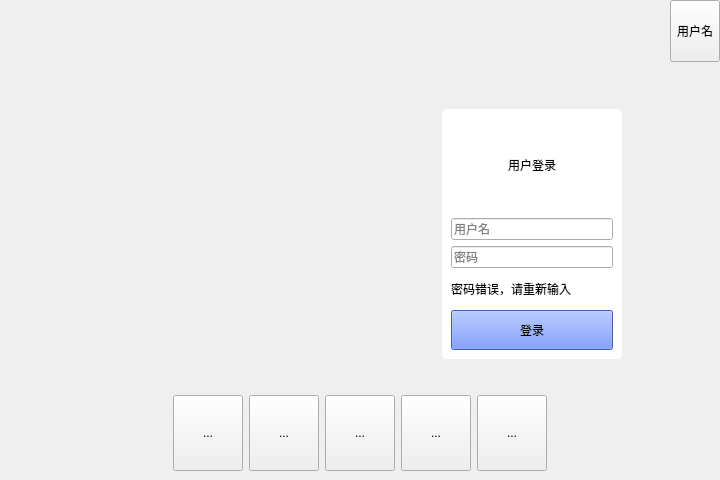
<?xml version="1.0" encoding="UTF-8"?>
<ui version="4.0">
 <class>MainWindow</class>
 <widget class="QMainWindow" name="MainWindow">
  <property name="geometry">
   <rect>
    <x>0</x>
    <y>0</y>
    <width>720</width>
    <height>480</height>
   </rect>
  </property>
  <property name="minimumSize">
   <size>
    <width>720</width>
    <height>480</height>
   </size>
  </property>
  <property name="maximumSize">
   <size>
    <width>720</width>
    <height>480</height>
   </size>
  </property>
  <property name="windowTitle">
   <string>MainWindow</string>
  </property>
  <property name="styleSheet">
   <string notr="true"/>
  </property>
  <widget class="QWidget" name="centralwidget">
   <layout class="QGridLayout" name="gridLayout" rowstretch="2,10,3">
    <property name="leftMargin">
     <number>0</number>
    </property>
    <property name="topMargin">
     <number>0</number>
    </property>
    <property name="rightMargin">
     <number>0</number>
    </property>
    <property name="bottomMargin">
     <number>0</number>
    </property>
    <item row="0" column="0">
     <widget class="QWidget" name="daohang" native="true">
      <property name="sizePolicy">
       <sizepolicy hsizetype="Expanding" vsizetype="Expanding">
        <horstretch>0</horstretch>
        <verstretch>0</verstretch>
       </sizepolicy>
      </property>
      <property name="styleSheet">
       <string notr="true">background-image: url(:/images/ic_daohang.png);</string>
      </property>
      <layout class="QHBoxLayout" name="horizontalLayout">
       <property name="spacing">
        <number>0</number>
       </property>
       <property name="leftMargin">
        <number>0</number>
       </property>
       <property name="topMargin">
        <number>0</number>
       </property>
       <property name="rightMargin">
        <number>0</number>
       </property>
       <property name="bottomMargin">
        <number>0</number>
       </property>
       <item>
        <spacer name="horizontalSpacer_13">
         <property name="orientation">
          <enum>Qt::Horizontal</enum>
         </property>
         <property name="sizeType">
          <enum>QSizePolicy::Fixed</enum>
         </property>
         <property name="sizeHint" stdset="0">
          <size>
           <width>40</width>
           <height>20</height>
          </size>
         </property>
        </spacer>
       </item>
       <item>
        <widget class="QLabel" name="label_logo">
         <property name="text">
          <string/>
         </property>
        </widget>
       </item>
       <item>
        <spacer name="horizontalSpacer">
         <property name="orientation">
          <enum>Qt::Horizontal</enum>
         </property>
         <property name="sizeHint" stdset="0">
          <size>
           <width>40</width>
           <height>20</height>
          </size>
         </property>
        </spacer>
       </item>
       <item>
        <widget class="QToolButton" name="toolButton">
         <property name="sizePolicy">
          <sizepolicy hsizetype="Fixed" vsizetype="Expanding">
           <horstretch>0</horstretch>
           <verstretch>0</verstretch>
          </sizepolicy>
         </property>
         <property name="text">
          <string>用户名</string>
         </property>
         <property name="icon">
          <iconset resource="toptest.qrc">
           <normaloff>:/images/ic_touxiang.png</normaloff>:/images/ic_touxiang.png</iconset>
         </property>
         <property name="iconSize">
          <size>
           <width>30</width>
           <height>30</height>
          </size>
         </property>
         <property name="toolButtonStyle">
          <enum>Qt::ToolButtonTextUnderIcon</enum>
         </property>
        </widget>
       </item>
      </layout>
     </widget>
    </item>
    <item row="1" column="0">
     <widget class="QWidget" name="widget_center" native="true">
      <layout class="QGridLayout" name="gridLayout_2" rowstretch="2,9,1" columnstretch="3,20,1,10,5">
       <property name="topMargin">
        <number>0</number>
       </property>
       <property name="bottomMargin">
        <number>0</number>
       </property>
       <property name="verticalSpacing">
        <number>0</number>
       </property>
       <item row="1" column="2">
        <spacer name="horizontalSpacer_6">
         <property name="orientation">
          <enum>Qt::Horizontal</enum>
         </property>
         <property name="sizeHint" stdset="0">
          <size>
           <width>40</width>
           <height>20</height>
          </size>
         </property>
        </spacer>
       </item>
       <item row="1" column="1">
        <widget class="QLabel" name="label_2">
         <property name="sizePolicy">
          <sizepolicy hsizetype="Preferred" vsizetype="Expanding">
           <horstretch>0</horstretch>
           <verstretch>0</verstretch>
          </sizepolicy>
         </property>
         <property name="autoFillBackground">
          <bool>false</bool>
         </property>
         <property name="styleSheet">
          <string notr="true">border-image: url(:/images/ic_chahua.png);</string>
         </property>
         <property name="text">
          <string/>
         </property>
         <property name="alignment">
          <set>Qt::AlignCenter</set>
         </property>
        </widget>
       </item>
       <item row="1" column="0">
        <spacer name="horizontalSpacer_4">
         <property name="orientation">
          <enum>Qt::Horizontal</enum>
         </property>
         <property name="sizeHint" stdset="0">
          <size>
           <width>40</width>
           <height>20</height>
          </size>
         </property>
        </spacer>
       </item>
       <item row="0" column="1">
        <spacer name="verticalSpacer">
         <property name="orientation">
          <enum>Qt::Vertical</enum>
         </property>
         <property name="sizeHint" stdset="0">
          <size>
           <width>20</width>
           <height>40</height>
          </size>
         </property>
        </spacer>
       </item>
       <item row="2" column="1">
        <spacer name="verticalSpacer_2">
         <property name="orientation">
          <enum>Qt::Vertical</enum>
         </property>
         <property name="sizeHint" stdset="0">
          <size>
           <width>20</width>
           <height>40</height>
          </size>
         </property>
        </spacer>
       </item>
       <item row="0" column="4">
        <spacer name="horizontalSpacer_5">
         <property name="orientation">
          <enum>Qt::Horizontal</enum>
         </property>
         <property name="sizeHint" stdset="0">
          <size>
           <width>40</width>
           <height>20</height>
          </size>
         </property>
        </spacer>
       </item>
       <item row="1" column="3">
        <widget class="QStackedWidget" name="stackedWidget_login">
         <property name="sizePolicy">
          <sizepolicy hsizetype="Preferred" vsizetype="Preferred">
           <horstretch>0</horstretch>
           <verstretch>0</verstretch>
          </sizepolicy>
         </property>
         <property name="minimumSize">
          <size>
           <width>180</width>
           <height>250</height>
          </size>
         </property>
         <property name="maximumSize">
          <size>
           <width>180</width>
           <height>250</height>
          </size>
         </property>
         <widget class="QWidget" name="page0">
          <property name="styleSheet">
           <string notr="true">QWidget#page0{background-color: rgb(255, 255, 255);border-radius:5px;}</string>
          </property>
          <layout class="QGridLayout" name="gridLayout_4">
           <item row="5" column="0">
            <widget class="QToolButton" name="toolButton_login">
             <property name="sizePolicy">
              <sizepolicy hsizetype="Expanding" vsizetype="Fixed">
               <horstretch>0</horstretch>
               <verstretch>0</verstretch>
              </sizepolicy>
             </property>
             <property name="minimumSize">
              <size>
               <width>120</width>
               <height>40</height>
              </size>
             </property>
             <property name="styleSheet">
              <string notr="true">background-color: rgb(88, 125, 241);</string>
             </property>
             <property name="text">
              <string>登录</string>
             </property>
            </widget>
           </item>
           <item row="0" column="0">
            <widget class="QLabel" name="label_login">
             <property name="sizePolicy">
              <sizepolicy hsizetype="Preferred" vsizetype="Expanding">
               <horstretch>0</horstretch>
               <verstretch>0</verstretch>
              </sizepolicy>
             </property>
             <property name="styleSheet">
              <string notr="true">font: 75 16pt &quot;Times New Roman&quot;;</string>
             </property>
             <property name="text">
              <string>用户登录</string>
             </property>
             <property name="alignment">
              <set>Qt::AlignCenter</set>
             </property>
            </widget>
           </item>
           <item row="1" column="0">
            <widget class="QLineEdit" name="lineEdit_name">
             <property name="placeholderText">
              <string>用户名</string>
             </property>
            </widget>
           </item>
           <item row="2" column="0">
            <widget class="QLineEdit" name="lineEdit_passwd">
             <property name="inputMask">
              <string/>
             </property>
             <property name="echoMode">
              <enum>QLineEdit::Password</enum>
             </property>
             <property name="placeholderText">
              <string>密码</string>
             </property>
            </widget>
           </item>
           <item row="3" column="0">
            <layout class="QHBoxLayout" name="horizontalLayout_4">
             <property name="spacing">
              <number>0</number>
             </property>
             <item>
              <widget class="QLabel" name="label_login_error">
               <property name="sizePolicy">
                <sizepolicy hsizetype="Preferred" vsizetype="Fixed">
                 <horstretch>0</horstretch>
                 <verstretch>0</verstretch>
                </sizepolicy>
               </property>
               <property name="minimumSize">
                <size>
                 <width>0</width>
                 <height>20</height>
                </size>
               </property>
               <property name="maximumSize">
                <size>
                 <width>16777215</width>
                 <height>20</height>
                </size>
               </property>
               <property name="text">
                <string>密码错误，请重新输入</string>
               </property>
              </widget>
             </item>
             <item>
              <spacer name="verticalSpacer_4">
               <property name="orientation">
                <enum>Qt::Vertical</enum>
               </property>
               <property name="sizeType">
                <enum>QSizePolicy::Fixed</enum>
               </property>
               <property name="sizeHint" stdset="0">
                <size>
                 <width>30</width>
                 <height>30</height>
                </size>
               </property>
              </spacer>
             </item>
            </layout>
           </item>
          </layout>
         </widget>
         <widget class="QWidget" name="page1">
          <property name="styleSheet">
           <string notr="true">QWidget#page1{background-color: rgb(255, 255, 255);border-radius:5px;}</string>
          </property>
          <layout class="QGridLayout" name="gridLayout_3" rowstretch="3,2,2,1">
           <property name="leftMargin">
            <number>0</number>
           </property>
           <property name="topMargin">
            <number>0</number>
           </property>
           <property name="rightMargin">
            <number>0</number>
           </property>
           <item row="2" column="0">
            <widget class="QLabel" name="label_login_tips">
             <property name="text">
              <string>请点击下方按钮进入主界面</string>
             </property>
             <property name="alignment">
              <set>Qt::AlignCenter</set>
             </property>
            </widget>
           </item>
           <item row="0" column="0">
            <widget class="QLabel" name="label_5">
             <property name="minimumSize">
              <size>
               <width>100</width>
               <height>120</height>
              </size>
             </property>
             <property name="maximumSize">
              <size>
               <width>150</width>
               <height>120</height>
              </size>
             </property>
             <property name="text">
              <string/>
             </property>
             <property name="pixmap">
              <pixmap resource="toptest.qrc">:/images/ic_dengluchenggongchahua.png</pixmap>
             </property>
             <property name="scaledContents">
              <bool>true</bool>
             </property>
            </widget>
           </item>
           <item row="1" column="0">
            <widget class="QLabel" name="label_login_success">
             <property name="text">
              <string>用户登录成功!</string>
             </property>
             <property name="alignment">
              <set>Qt::AlignCenter</set>
             </property>
            </widget>
           </item>
           <item row="3" column="0">
            <spacer name="verticalSpacer_3">
             <property name="orientation">
              <enum>Qt::Vertical</enum>
             </property>
             <property name="sizeHint" stdset="0">
              <size>
               <width>20</width>
               <height>40</height>
              </size>
             </property>
            </spacer>
           </item>
          </layout>
         </widget>
        </widget>
       </item>
      </layout>
     </widget>
    </item>
    <item row="2" column="0">
     <widget class="QWidget" name="widget_way" native="true">
      <property name="styleSheet">
       <string notr="true"/>
      </property>
      <layout class="QHBoxLayout" name="horizontalLayout_2" stretch="1,2,1">
       <item>
        <spacer name="horizontalSpacer_2">
         <property name="orientation">
          <enum>Qt::Horizontal</enum>
         </property>
         <property name="sizeHint" stdset="0">
          <size>
           <width>40</width>
           <height>20</height>
          </size>
         </property>
        </spacer>
       </item>
       <item>
        <layout class="QHBoxLayout" name="horizontalLayout_3">
         <item>
          <spacer name="horizontalSpacer_7">
           <property name="orientation">
            <enum>Qt::Horizontal</enum>
           </property>
           <property name="sizeHint" stdset="0">
            <size>
             <width>40</width>
             <height>20</height>
            </size>
           </property>
          </spacer>
         </item>
         <item>
          <widget class="QToolButton" name="toolButton_way4">
           <property name="sizePolicy">
            <sizepolicy hsizetype="Fixed" vsizetype="Fixed">
             <horstretch>0</horstretch>
             <verstretch>0</verstretch>
            </sizepolicy>
           </property>
           <property name="minimumSize">
            <size>
             <width>70</width>
             <height>70</height>
            </size>
           </property>
           <property name="maximumSize">
            <size>
             <width>80</width>
             <height>80</height>
            </size>
           </property>
           <property name="text">
            <string>...</string>
           </property>
           <property name="iconSize">
            <size>
             <width>70</width>
             <height>70</height>
            </size>
           </property>
           <property name="checkable">
            <bool>true</bool>
           </property>
           <property name="autoExclusive">
            <bool>true</bool>
           </property>
          </widget>
         </item>
         <item>
          <spacer name="horizontalSpacer_8">
           <property name="orientation">
            <enum>Qt::Horizontal</enum>
           </property>
           <property name="sizeHint" stdset="0">
            <size>
             <width>40</width>
             <height>20</height>
            </size>
           </property>
          </spacer>
         </item>
         <item>
          <widget class="QToolButton" name="toolButton_way3">
           <property name="sizePolicy">
            <sizepolicy hsizetype="Fixed" vsizetype="Fixed">
             <horstretch>0</horstretch>
             <verstretch>0</verstretch>
            </sizepolicy>
           </property>
           <property name="minimumSize">
            <size>
             <width>70</width>
             <height>70</height>
            </size>
           </property>
           <property name="maximumSize">
            <size>
             <width>80</width>
             <height>80</height>
            </size>
           </property>
           <property name="text">
            <string>...</string>
           </property>
           <property name="iconSize">
            <size>
             <width>70</width>
             <height>70</height>
            </size>
           </property>
           <property name="checkable">
            <bool>true</bool>
           </property>
           <property name="autoExclusive">
            <bool>true</bool>
           </property>
          </widget>
         </item>
         <item>
          <spacer name="horizontalSpacer_9">
           <property name="orientation">
            <enum>Qt::Horizontal</enum>
           </property>
           <property name="sizeHint" stdset="0">
            <size>
             <width>40</width>
             <height>20</height>
            </size>
           </property>
          </spacer>
         </item>
         <item>
          <widget class="QToolButton" name="toolButton_way2">
           <property name="sizePolicy">
            <sizepolicy hsizetype="Fixed" vsizetype="Fixed">
             <horstretch>0</horstretch>
             <verstretch>0</verstretch>
            </sizepolicy>
           </property>
           <property name="minimumSize">
            <size>
             <width>70</width>
             <height>70</height>
            </size>
           </property>
           <property name="maximumSize">
            <size>
             <width>80</width>
             <height>80</height>
            </size>
           </property>
           <property name="text">
            <string>...</string>
           </property>
           <property name="iconSize">
            <size>
             <width>70</width>
             <height>70</height>
            </size>
           </property>
           <property name="checkable">
            <bool>true</bool>
           </property>
           <property name="autoExclusive">
            <bool>true</bool>
           </property>
          </widget>
         </item>
         <item>
          <spacer name="horizontalSpacer_10">
           <property name="orientation">
            <enum>Qt::Horizontal</enum>
           </property>
           <property name="sizeHint" stdset="0">
            <size>
             <width>40</width>
             <height>20</height>
            </size>
           </property>
          </spacer>
         </item>
         <item>
          <widget class="QToolButton" name="toolButton_way1">
           <property name="sizePolicy">
            <sizepolicy hsizetype="Fixed" vsizetype="Fixed">
             <horstretch>0</horstretch>
             <verstretch>0</verstretch>
            </sizepolicy>
           </property>
           <property name="minimumSize">
            <size>
             <width>70</width>
             <height>70</height>
            </size>
           </property>
           <property name="maximumSize">
            <size>
             <width>80</width>
             <height>80</height>
            </size>
           </property>
           <property name="styleSheet">
            <string notr="true"/>
           </property>
           <property name="text">
            <string>...</string>
           </property>
           <property name="iconSize">
            <size>
             <width>70</width>
             <height>70</height>
            </size>
           </property>
           <property name="checkable">
            <bool>true</bool>
           </property>
           <property name="autoExclusive">
            <bool>true</bool>
           </property>
          </widget>
         </item>
         <item>
          <spacer name="horizontalSpacer_11">
           <property name="orientation">
            <enum>Qt::Horizontal</enum>
           </property>
           <property name="sizeHint" stdset="0">
            <size>
             <width>40</width>
             <height>20</height>
            </size>
           </property>
          </spacer>
         </item>
         <item>
          <widget class="QToolButton" name="toolButton_way5">
           <property name="sizePolicy">
            <sizepolicy hsizetype="Fixed" vsizetype="Fixed">
             <horstretch>0</horstretch>
             <verstretch>0</verstretch>
            </sizepolicy>
           </property>
           <property name="minimumSize">
            <size>
             <width>70</width>
             <height>70</height>
            </size>
           </property>
           <property name="maximumSize">
            <size>
             <width>80</width>
             <height>80</height>
            </size>
           </property>
           <property name="text">
            <string>...</string>
           </property>
           <property name="iconSize">
            <size>
             <width>70</width>
             <height>70</height>
            </size>
           </property>
           <property name="checkable">
            <bool>true</bool>
           </property>
           <property name="autoExclusive">
            <bool>true</bool>
           </property>
          </widget>
         </item>
         <item>
          <spacer name="horizontalSpacer_12">
           <property name="orientation">
            <enum>Qt::Horizontal</enum>
           </property>
           <property name="sizeHint" stdset="0">
            <size>
             <width>40</width>
             <height>20</height>
            </size>
           </property>
          </spacer>
         </item>
        </layout>
       </item>
       <item>
        <spacer name="horizontalSpacer_3">
         <property name="orientation">
          <enum>Qt::Horizontal</enum>
         </property>
         <property name="sizeHint" stdset="0">
          <size>
           <width>40</width>
           <height>20</height>
          </size>
         </property>
        </spacer>
       </item>
      </layout>
     </widget>
    </item>
   </layout>
  </widget>
 </widget>
 <resources>
  <include location="toptest.qrc"/>
 </resources>
 <connections/>
</ui>
